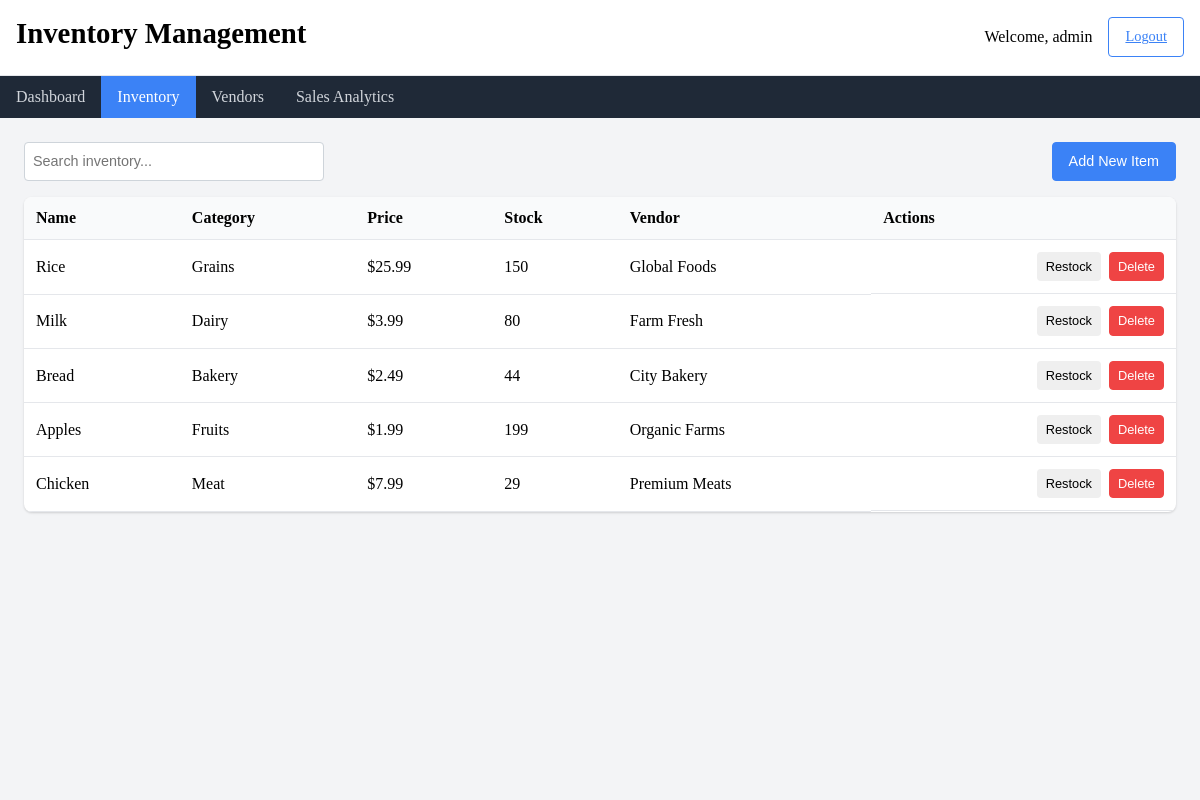
Page /admin/inventory (signed in) on the committed database.
### tables this page shows
CREATE TABLE inventory (
        id INTEGER PRIMARY KEY AUTOINCREMENT,
        name TEXT NOT NULL,
        category TEXT NOT NULL,
        price REAL NOT NULL,
        stock INTEGER NOT NULL,
        vendor TEXT NOT NULL
    );

### app.py (the view)
@app.route('/admin/inventory')
def admin_inventory():
    if 'user_id' not in session or session['role'] != 'admin':
        return redirect(url_for('index'))
    conn = get_db_connection()
    inventory = conn.execute('SELECT * FROM inventory').fetchall()
    conn.close()
    return render_template('admin/inventory.html', inventory=inventory)

### app.py (called while the page is built)
def get_db_connection():
    conn = sqlite3.connect('grocery_store.db')
    conn.row_factory = sqlite3.Row
    return conn

### templates/admin/inventory.html (shortened to what this page needs)
<!DOCTYPE html>
<html lang="en">
<head>
    <link rel="stylesheet" href="{{ url_for('static', filename='css/main.css') }}">
    <link rel="stylesheet" href="{{ url_for('static', filename='css/dashboard.css') }}">
</head>
<body>
    <div class="dashboard-container">
        <header class="dashboard-header">
            <h1>Inventory Management</h1>
            <div class="user-actions">
                <span>Welcome, {{ session['username'] }}</span>
                <a href="{{ url_for('logout') }}" class="btn btn-outline">Logout</a>
            </div>
        </header>
        <nav class="dashboard-nav">
            <ul>
                <li><a href="{{ url_for('admin_dashboard') }}">Dashboard</a></li>
                <li><a href="{{ url_for('admin_inventory') }}" class="active">Inventory</a></li>
                <li><a href="{{ url_for('admin_vendors') }}">Vendors</a></li>
                <li><a href="{{ url_for('admin_sales') }}">Sales Analytics</a></li>
            </ul>
        </nav>
        <main class="dashboard-content">
            <div class="inventory-actions">
                <div class="search-container">
                    <input type="text" id="inventory-search" placeholder="Search inventory...">
                </div>
                <button id="add-item-btn" class="btn btn-primary">Add New Item</button>
            </div>
            <div class="inventory-table-container">
                <table class="data-table" id="inventory-table">
                    <thead>
                        <tr>
                            <th>Name</th>
                            <th>Category</th>
                            <th>Price</th>
                            <th>Stock</th>
                            <th>Vendor</th>
                            <th>Actions</th>
                        </tr>
                    </thead>
                    <tbody>
                        {% for item in inventory %}
                        <tr data-id="{{ item['id'] }}">
                            <td>{{ item['name'] }}</td>
                            <td>{{ item['category'] }}</td>
                            <td>${{ item['price'] }}</td>
                            <td class="{% if item['stock'] < 10 %}low-stock{% endif %}">{{ item['stock'] }}</td>
                            <td>{{ item['vendor'] }}</td>
                            <td class="actions-cell">
                                <button class="btn btn-small restock-btn" data-id="{{ item['id'] }}">Restock</button>
                                <button class="btn btn-small btn-danger delete-btn" data-id="{{ item['id'] }}">Delete</button>
                            </td>
                        </tr>
                        {% endfor %}
                    </tbody>
                </table>
            </div>
        </main>
    </div>
</body>
</html>

### static/css/main.css (style rules this page uses)
body { background: url("../images/groc.jpg") no-repeat center center fixed; background-size: cover; }
* { margin: 0; padding: 0; box-sizing: border-box; }
h1, h2, h3, h4, h5, h6 { margin-bottom: 0.5rem; font-weight: 600; line-height: 1.2; }
h1 { font-size: 1.8rem; }
.btn { display: inline-block; font-weight: 500; text-align: center; white-space: nowrap; vertical-align: middle; user-select: none; border: 1px solid transparent; padding: 0.5rem 1rem; font-size: 0.9rem; line-height: 1.5; border-radius: 0.25rem; transition: all 0.15s ease-in-out; cursor: pointer; }
.btn-primary { color: #fff; background-color: #3b82f6; border-color: #3b82f6; }
.btn-danger { color: #fff; background-color: #ef4444; border-color: #ef4444; }
.btn-outline { color: #3b82f6; background-color: transparent; border-color: #3b82f6; }
.btn-small { padding: 0.25rem 0.5rem; font-size: 0.8rem; }
input, select, textarea { display: block; width: 100%; padding: 0.5rem; font-size: 0.9rem; line-height: 1.5; color: #495057; background-color: #fff; background-clip: padding-box; border: 1px solid #ced4da; border-radius: 0.25rem; transition: border-color 0.15s ease-in-out; }
.data-table { width: 100%; border-collapse: collapse; }
.data-table th, .data-table td { padding: 0.75rem; text-align: left; border-bottom: 1px solid #e5e7eb; }
.data-table th { background-color: #f9fafb; font-weight: 600; }
.actions-cell { display: flex; gap: 0.5rem; justify-content: flex-end; }

### static/css/dashboard.css (style rules this page uses)
.dashboard-container { min-height: 100vh; display: flex; flex-direction: column; }
.dashboard-header { background-color: #fff; padding: 1rem; display: flex; justify-content: space-between; align-items: center; border-bottom: 1px solid #e5e7eb; }
.user-actions { display: flex; align-items: center; gap: 1rem; }
.dashboard-nav { background-color: #1f2937; color: #fff; }
.dashboard-nav ul { display: flex; list-style: none; padding: 0; margin: 0; }
.dashboard-nav li { margin: 0; }
.dashboard-nav a { display: block; padding: 0.75rem 1rem; color: #d1d5db; text-decoration: none; transition: background-color 0.2s; }
.dashboard-nav a.active { background-color: #3b82f6; color: #fff; }
.dashboard-content { flex: 1; padding: 1.5rem; background-color: #f3f4f6; }
.inventory-actions { display: flex; justify-content: space-between; align-items: center; margin-bottom: 1rem; }
.search-container { width: 300px; }
.inventory-table-container { background-color: #fff; border-radius: 0.5rem; box-shadow: 0 1px 3px 0 rgba(0, 0, 0, 0.1), 0 1px 2px 0 rgba(0, 0, 0, 0.06); overflow: hidden; margin-bottom: 1.5rem; }

### rows in the picture
inventory: name "Rice", category "Grains", price "25.99", stock "150", vendor "Global Foods"
inventory: name "Milk", category "Dairy", price "3.99", stock "80", vendor "Farm Fresh"
inventory: name "Bread", category "Bakery", price "2.49", stock "44", vendor "City Bakery"
inventory: name "Apples", category "Fruits", price "1.99", stock "199", vendor "Organic Farms"
inventory: name "Chicken", category "Meat", price "7.99", stock "29", vendor "Premium Meats"

### other values in the picture
{{ session['username'] }} "admin"
